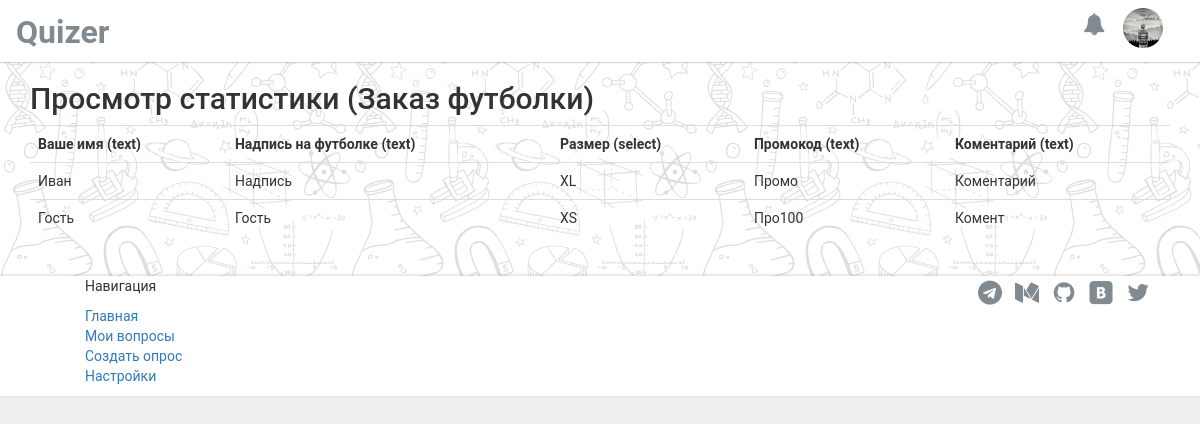
/manage.php?type=analitic&id_survey=1 (signed in), run on the app's committed database.
### tables this page shows
CREATE TABLE `surveys` (
  `id` int(11) NOT NULL,
  `title` varchar(128) NOT NULL,
  `user_id` int(16) NOT NULL,
  `privacy` int(2) NOT NULL DEFAULT '0',
  `privacy_password` varchar(32) NOT NULL,
  `avatar` int(2) NOT NULL DEFAULT '0'
);

CREATE TABLE `surveys_questions` (
  `id` int(11) NOT NULL,
  `survey_id` int(16) NOT NULL,
  `content` longtext NOT NULL,
  `type` varchar(16) NOT NULL,
  `title` varchar(256) NOT NULL
);

CREATE TABLE `surveys_answers` (
  `id` int(11) NOT NULL,
  `user_id` int(16) NOT NULL,
  `question_id` int(16) NOT NULL,
  `answer` varchar(256) NOT NULL,
  `survey_id` int(16) NOT NULL,
  `session` varchar(32) NOT NULL DEFAULT ''
);

### db.php (called while the page is built, shortened)
<?php
class DB {
	private $host = 'localhost';
	private $user = 'root';
	private $passwd = '';
	private $dbname = 'diplom';
	public $db;
	function __construct() {
		$this->db = new mysqli($this->host, $this->user, $this->passwd, $this->dbname);
		$this->db->query("SET NAMES utf8");
	}
	function DQ($queryString) {
		$this->result = $this->db->query($queryString);
		return $this->result;
	}
	function DF($resultQuery) {
		return $resultQuery->fetch_assoc();
	}
	function DN($resultQuery) {
		return mysqli_num_rows($resultQuery);
	}
}

### templater.php (called while the page is built, shortened)
<?php
require_once('db.php');
class Templater {
	private $db;
	function __construct() {
		$this->db = new DB();
	}
	function getTemplate($title='', $content='') {
		$template = file_get_contents('template.tpl');
		$template = str_replace('{{%title%}}', $title, $template);
		$template = str_replace('{{%content%}}', $content, $template);
		$menu = file_get_contents('templates/nologinmenu.tpl');
		$template = str_replace('{{%nav-menu%}}', $menu, $template);
		if(isset($_SESSION['id_user'])) {
			$selUser = $this->db->DQ("SELECT * FROM `users` WHERE `id` = '".$_SESSION['id_user']."'");
			$fUser = $this->db->DF($selUser);
			$formAuth = file_get_contents('templates/menu.tpl');
			$template = str_replace('{{%enter-auth%}}', $formAuth, $template);
			if($fUser['avatar'] == 1) {
				$avatar = 'img/avatars/'.$_SESSION['id_user'].'/avatar.jpg';
			} else {
				$avatar = 'img/avatars/default.png';
			}
			$template = str_replace('{{%avatar%}}', $avatar, $template);
		} else {
			$formAuth = file_get_contents('templates/enter.tpl');
			$template = str_replace('{{%enter-auth%}}', $formAuth, $template);
		}
		return $template;
	}
}

### manage.php (the view, shortened to what this page needs)
<?php
require_once('templater.php');
require_once('db.php');
$templater = new Templater();
class Manage {
	private $db;
	function __construct() {
		$this->db = new DB();
		if(!isset($_SESSION['id_user'])) {
			header("Location: index.php");
			exit();
		} else {
			$selUser = $this->db->DQ("SELECT * FROM `users` WHERE `id` = '".$_SESSION['id_user']."'");
		}
	}
	function analiticSurvey() {
		$id = (int) $_GET['id_survey'];
		$selSurvey = $this->db->DQ("SELECT * FROM `surveys` WHERE `id` = '".$id."'");
		$fSurvey = $this->db->DF($selSurvey);
		$this->result = '<h2>Просмотр статистики ('.$fSurvey['title'].')</h2>';
		$this->result .= '<table border="0" class="table"><tr>';
		$selQuestions = $this->db->DQ("SELECT * FROM `surveys_questions` WHERE `survey_id` = '".$fSurvey['id']."' ORDER BY `id` ASC");
		while($fQuestions = $this->db->DF($selQuestions)) {
			$this->result .= '<th>'.$fQuestions['title'].' ('.$fQuestions['type'].')</th>';
		}
		$selAnswersUsers = $this->db->DQ("SELECT DISTINCT `user_id` FROM `surveys_answers` WHERE `survey_id` = '".$fSurvey['id']."' AND `session` = '' ORDER BY `question_id` ASC");
		while($fAnswersUsers = $this->db->DF($selAnswersUsers)) {
			$selAnswerUser = $this->db->DQ("SELECT * FROM `surveys_answers` WHERE `survey_id` = '".$fSurvey['id']."' AND `user_id` = '".$fAnswersUsers['user_id']."' ORDER BY `question_id` ASC");
			$this->result .= '<tr>';
			while($fAnswersUsers = $this->db->DF($selAnswerUser)) {
				$this->result .= '<td>'.$fAnswersUsers['answer'].'</td>';
			}
			$this->result .= '</tr>';
		}
		$selAnswerGuests = $this->db->DQ("SELECT DISTINCT `session` FROM `surveys_answers` WHERE `survey_id` = '".$fSurvey['id']."' AND `session` != '' ORDER BY `question_id` ASC");
		while($fAnswerGuests = $this->db->DF($selAnswerGuests)) {
			$selAnswersGuests = $this->db->DQ("SELECT * FROM `surveys_answers` WHERE `survey_id` = '".$fSurvey['id']."' AND `session` = '".$fAnswerGuests['session']."' ORDER BY `question_id` ASC");
			$this->result .= '<tr>';
			while($fAnswersGuests = $this->db->DF($selAnswersGuests)) {
				$this->result .= '<td>'.$fAnswersGuests['answer'].'</td>';
			}
			$this->result .= '</tr>';
		}
		$this->result .= '</table>';
		return $this->result;
	}
}
$objManage = new Manage();
$title = 'Управление опросами';
if($_GET['type'] == 'list') $content = $objManage->listSurveys();
elseif($_GET['type'] == 'new') $content = $objManage->newSurvey();
elseif($_GET['type'] == 'delete') $content = $objManage->deleteSurvey();
elseif($_GET['type'] == 'analitic') $content = $objManage->analiticSurvey();
echo $templater->getTemplate($title, $content);

### css/style.css (style rules this page uses)
html, body { margin: 0; padding: 0; }
body { background-image: url(../img/bg.png); }
* { box-sizing: border-box; }
.nav-header { display: inline-block; line-height: 57px; font-size: 32px; }
nav.navbar { margin: 0; padding-top: 3px; }
ul.list-inline { margin: 0px; }
.nav-right { float: right; }
.list-inline { display: inline-block; }
.img-circle { height: 40px; }

### data on the page
surveys: title "Заказ футболки"
surveys_questions: title "Ваше имя", type "text"
surveys_questions: title "Надпись на футболке", type "text"
surveys_questions: title "Размер", type "select"
surveys_questions: title "Промокод", type "text"
surveys_questions: title "Коментарий", type "text"
surveys_answers: answer "Иван"
surveys_answers: answer "Надпись"
surveys_answers: answer "XL"
surveys_answers: answer "Промо"
surveys_answers: answer "Коментарий"
surveys_answers: answer "Гость"
surveys_answers: answer "Гость"
surveys_answers: answer "XS"
surveys_answers: answer "Про100"
surveys_answers: answer "Комент"

### other printed values
$templater->getTemplate($title, $content) "Quizer Навигация Главная Мои вопросы Создать опрос Настройки"
